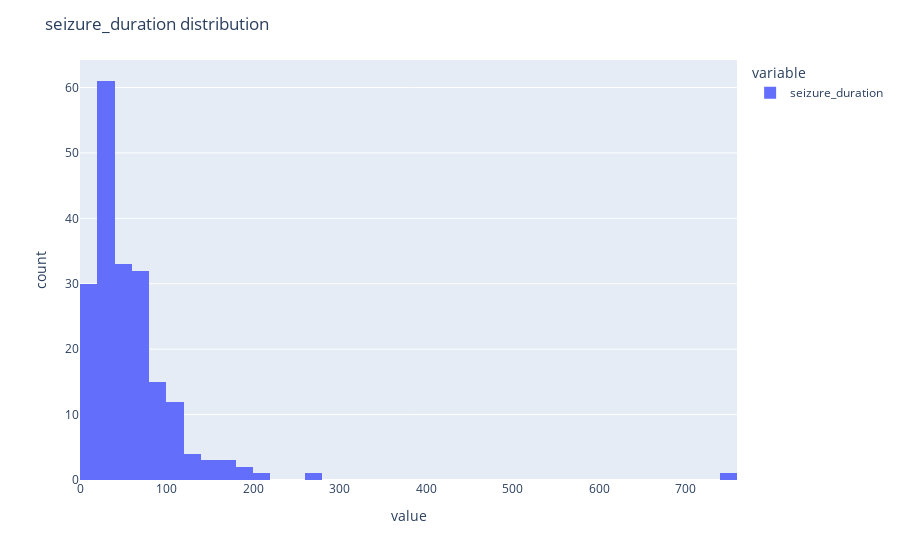

Write notebook code for a chart like this one.
### Code cell
f = px.histogram(DataAnotation.query("seizure_duration > 0").seizure_duration)#, points="all")
f.update_layout(title = 'seizure_duration distribution')
f.show()

### Figure 1 — Plotly figure (JSON) as saved in the notebook; plotly's stock layout.template omitted (floating-point values rounded to 4 significant figures; data arrays with more than 128 entries replaced by an {"elided": "..."} marker saying what was removed)
{"data": [{"alignmentgroup": "True", "bingroup": "x", "hovertemplate": "variable=seizure_duration<br>value=%{x}<br>count=%{y}<extra></extra>", "legendgroup": "seizure_duration", "marker": {"color": "#636efa"}, "name": "seizure_duration", "offsetgroup": "seizure_duration", "orientation": "v", "showlegend": true, "type": "histogram", "x": {"elided": "198 int values"}, "xaxis": "x", "yaxis": "y"}], "layout": {"barmode": "relative", "legend": {"title": {"text": "variable"}, "tracegroupgap": 0}, "margin": {"t": 60}, "title": {"text": "seizure_duration distribution"}, "xaxis": {"anchor": "y", "domain": [0, 1], "title": {"text": "value"}}, "yaxis": {"anchor": "x", "domain": [0, 1], "title": {"text": "count"}}}}
